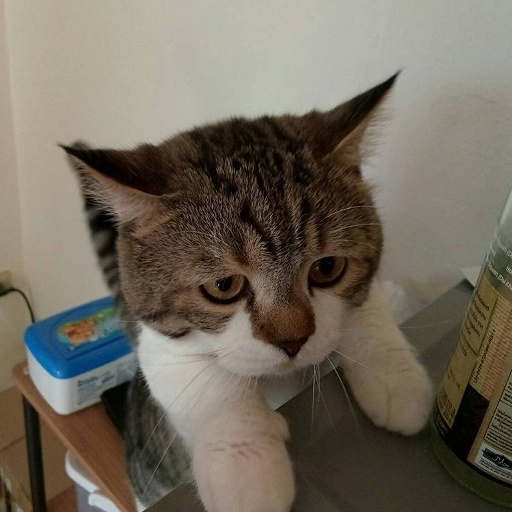
#> input picture week 6/kitty.jpg, 512 x 512 px
$ jupyter execute --allow-errors 'week 6.ipynb'   (shell and % lines are left out)
#> lines starting #> are read from the running program, lines starting #| are printed output that depends on the picture
# Week #6 Wavelet transform

[cell 1]
import pywt
import cv2
import numpy as np
import matplotlib.pyplot as plt

[cell 2]
sub_img = np.array([[88,89,96,108],
                    [77,77,84,98],
                    [63,70,83,97],
                    [57,65,80,89]])
LL1, (LH1, HL1, HH1) = pywt.dwt2(sub_img, 'haar')
print(LL1)
print(LH1)
print(HL1)
print(HH1)

recon_img = pywt.idwt2((LL1, (LH1, HL1, HH1)), 'haar')
print(recon_img)

#> (the rest of this cell did not finish here and is left out)

[cell 3]
sub_img = np.array([[3,-1],
                    [6,2]])
LL1, (LH1, HL1, HH1) = pywt.dwt2(sub_img, 'haar')
print(LL1)
print(LH1)
print(HL1)
print(HH1)

recon_img = pywt.idwt2((LL1, (LH1, HL1, HH1)), 'haar')
print(recon_img)

## Exercise #1 use pywavelets for image space-frequency analysis
* apply wavelet transform into ”kitty.jpg” image
* Investigate the size of the original image, approximation, horizontal, vertical and diagonal details.
* Investigate the min/max values in the approximation, horizontal, vertical and diagonal details.
* Try with different mother wavelets

[cell 4]
import pywt
import cv2
import matplotlib.pyplot as plt
original = cv2.imread("kitty.jpg",0)
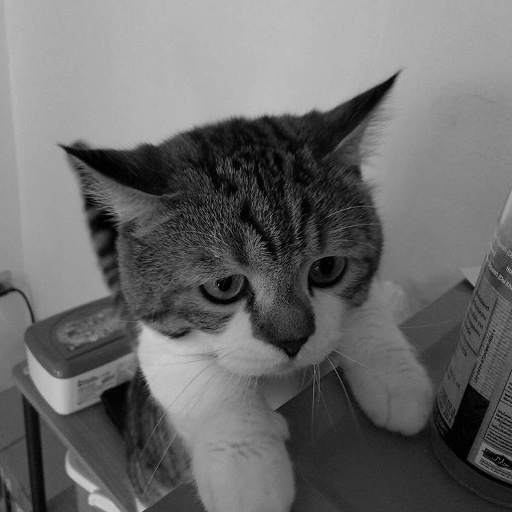
#> original: shape (512, 512); min 0, max 204, mean 106.6
LL, (LH, HL, HH) = pywt.dwt2(original, 'haar')
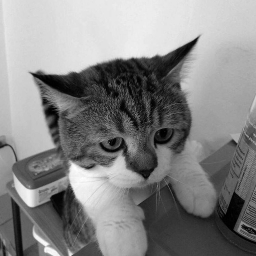
#> LL: shape (256, 256) float64; min 0.5, max 403.5, mean 213.2; drawn with min black and max white
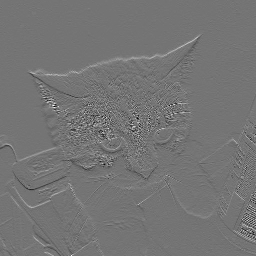
#> LH: shape (256, 256) float64; min -86, max 102, mean 0.2; drawn with min black and max white
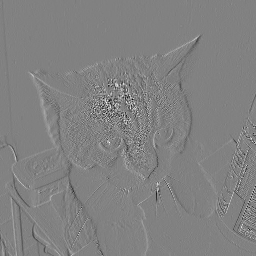
#> HL: shape (256, 256) float64; min -94, max 91, mean 0; drawn with min black and max white
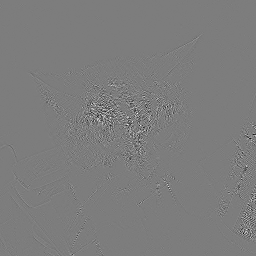
#> HH: shape (256, 256) float64; min -77.5, max 80.5, mean 0; drawn with min black and max white

# Write a snippet code to display all
plt.imshow(LL,cmap='gray');plt.title("approximation")
plt.show()
